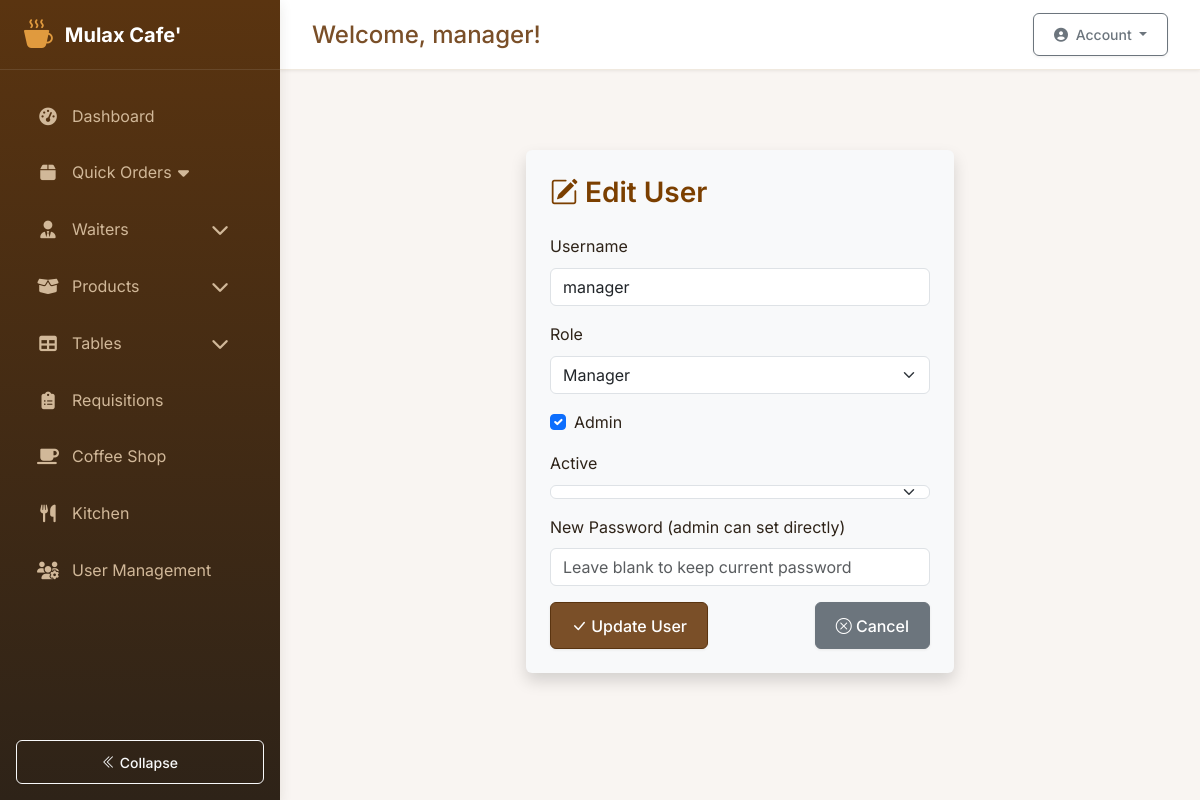
The app's page /auth/admin/edit-user/2 (signed in), older data.
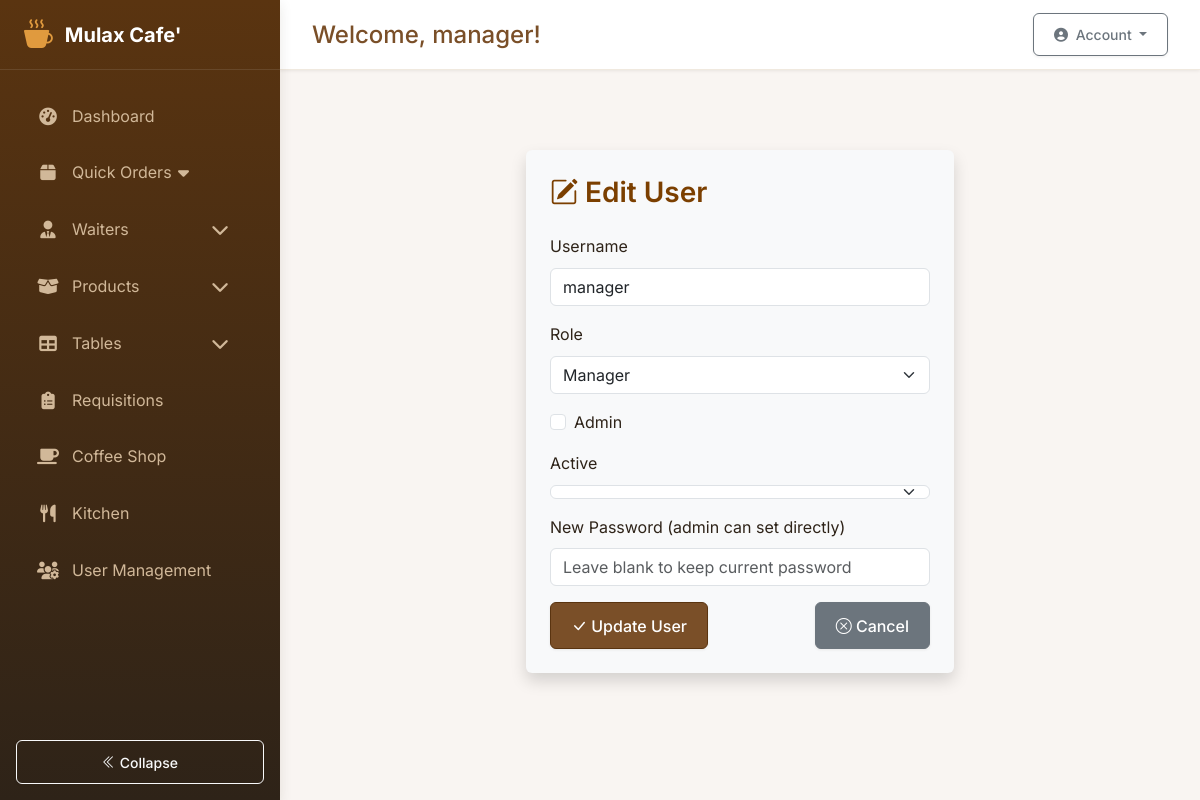
The same page, newer data.
### app/models.py (models this page shows, shortened)
class User(db.Model, UserMixin):
    __tablename__ = 'users'
    id = db.Column(db.Integer, primary_key=True)
    username = db.Column(db.String(80), unique=True, nullable=False)
    password_hash = db.Column(db.String(128))
    role = db.Column(db.String(20), default='employee')  # Possible values: 'system_control', 'manager', 'employee'
    is_admin = db.Column(db.Boolean, default=False)
    active = db.Column(db.Boolean, default=True)
    created_at = db.Column(db.DateTime, default=lambda: datetime.now(pytz.timezone('Africa/Kigali')))
    last_login = db.Column(db.DateTime)
    must_change_password = db.Column(db.Boolean, default=True)
    current_shift_id = db.Column(db.Integer, db.ForeignKey('shifts.id'))
    current_shift = db.relationship('Shift', back_populates='users')
    attendances = db.relationship('Attendance', back_populates='user')
    stock_movements = db.relationship('StockMovement', back_populates='user')
    requisitions = db.relationship(
        'Requisition',
        back_populates='requester',
        foreign_keys='[Requisition.user_id]'
    )
    approved_requisitions = db.relationship(
        'Requisition',
        back_populates='approver',
        foreign_keys='[Requisition.approved_by]'
    )
    coffee_sales = db.relationship('CoffeeSale', back_populates='recorder')
    orders_recorded = db.relationship('Order', back_populates='recorder', foreign_keys='[Order.recorded_by]')
    orders_served = db.relationship('Order', back_populates='server', foreign_keys='[Order.served_by]')
    orders_created = db.relationship('Order', back_populates='user', foreign_keys='Order.user_id')
    def is_system_control(self):
        return self.role == 'system_control' or self.is_admin
    def is_employee(self):
        return self.role == 'employee'
    def get_current_shift(self):
        if self.is_admin or self.is_system_control():
            return None  # Admins can see all shifts
        return self.current_shift

### app/auth/auth.py (the view, shortened to what this page needs)
@bp.route('/admin/edit-user/<int:user_id>', methods=['GET', 'POST'])
def edit_user(user_id):
    user = User.query.get_or_404(user_id)
    form = UserEditForm(original_username=user.username, obj=user)
    return render_template('auth/edit_user.html', form=form, user=user)

### app/auth/forms.py
class UserEditForm(FlaskForm):
    username = StringField('Username', validators=[DataRequired()])
    role = SelectField('Role', choices=[
        ('employee', 'Employee'),
        ('manager', 'Manager'),
        ('system_control', 'System Control')
    ])
    is_admin = BooleanField('Admin')
    active = BooleanField('Active')
    password = PasswordField('New Password (admin can set directly)')
    submit = SubmitField('Update')

### app/templates/auth/edit_user.html (shortened to what this page needs)
{% extends "base.html" %}
{% block content %}
<div class="container mt-5 col-md-6 shadow p-4 rounded bg-light">
    <h3 class="mb-4 text-primary"><i class="bi bi-pencil-square"></i> Edit User</h3>
    <form method="POST" action="{{ url_for('auth.edit_user', user_id=user.id) }}">
        <div class="mb-3">
            {{ form.username.label(class="form-label") }}
            {{ form.username(class="form-control", placeholder="Enter username") }}
        </div>
        <div class="mb-3">
            {{ form.role.label(class="form-label") }}
            {{ form.role(class="form-select") }}
        </div>
        <div class="form-check mb-3">
            {{ form.is_admin(class="form-check-input", id="isAdminCheck") }}
            {{ form.is_admin.label(class="form-check-label", for="isAdminCheck") }}
        </div>
        <div class="mb-3">
            {{ form.active.label(class="form-label") }}
            {{ form.active(class="form-select") }}
        </div>
        <div class="mb-3">
            {{ form.password.label(class="form-label") }}
            {{ form.password(class="form-control", placeholder="Leave blank to keep current password") }}
        </div>
        <div class="d-flex justify-content-between">
            <button type="submit" class="btn btn-primary"><i class="bi bi-check-lg"></i> Update User</button>
            <a href="{{ url_for('auth.manage_users') }}" class="btn btn-secondary"><i class="bi bi-x-circle"></i> Cancel</a>
        </div>
    </form>
</div>
</body>
</html>
{% endblock %}

### app/templates/base.html (shortened to what the changed rows need)
<!DOCTYPE html>
<html lang="en">
<head>
    <link rel="stylesheet" href="https://cdn.jsdelivr.net/npm/bootstrap-icons@1.11.1/font/bootstrap-icons.css">
    <link href="https://cdn.jsdelivr.net/npm/bootstrap@5.3.2/dist/css/bootstrap.min.css" rel="stylesheet">
    <link href="{{ url_for('static', filename='css/styles.css') }}" rel="stylesheet">
    <link rel="stylesheet" href="https://cdnjs.cloudflare.com/ajax/libs/font-awesome/6.5.2/css/all.min.css">
    <link rel="stylesheet" href="https://cdn.datatables.net/1.11.5/css/dataTables.bootstrap5.min.css">
</head>
<body>
    {% if current_user.is_authenticated %}
        <div class="app-container">
            <aside class="sidebar" id="sidebar">
                <div class="sidebar-header">
                    <a href="#" class="sidebar-brand">
                        <i class="bi bi-cup-hot-fill"></i>
                        <span>Mulax Cafe'</span>
                    </a>
                </div>
                <div class="sidebar-nav-container">
                    <ul class="sidebar-nav">
                        {% if current_user.role in ['admin', 'manager'] %}
                            <li class="nav-item">
                                <a class="sidebar-nav-link" href="{{ url_for('main.dashboard') }}">
                                    <i class="fas fa-tachometer-alt"></i><span>Dashboard</span>
                                </a>
                            </li>
                        {% endif %}
                        <li class="nav-item">
                            <a class="sidebar-nav-link collapsed" href="#" data-bs-toggle="collapse" data-bs-target="#ordersMenu" aria-expanded="false">
                                <i class="fas fa-box"></i><span>Quick Orders</span>
                                <i class="fas fa-caret-down float-end"></i>
                            </a>
                        </li>
                        {% if current_user.role in ['admin', 'manager'] %}
<li class="nav-item">
    <a class="sidebar-nav-link d-flex align-items-center" href="#waitersSubmenu" data-bs-toggle="collapse" role="button" aria-expanded="false" aria-controls="waitersSubmenu">
        <i class="fas fa-user-tie"></i>
        <span>Waiters</span>
        <i class="fas fa-chevron-down ms-auto menu-toggle"></i>
    </a>
</li>
{% endif %}
                        <li class="nav-item">
                            <a class="sidebar-nav-link d-flex align-items-center" href="#productSubmenu" data-bs-toggle="collapse" role="button" aria-expanded="false" aria-controls="productSubmenu">
                                <i class="fas fa-box-open"></i>
                                <span>Products</span>
                                <i class="fas fa-chevron-down ms-auto menu-toggle"></i>
                            </a>
                        </li>
                        <li class="nav-item">
                            <a class="sidebar-nav-link d-flex align-items-center" href="#tablesSubmenu" data-bs-toggle="collapse" role="button" aria-expanded="false" aria-controls="tablesSubmenu">
                                <i class="fas fa-table"></i>
                                <span>Tables</span>
                                <i class="fas fa-chevron-down ms-auto menu-toggle"></i>
                            </a>
                        </li>
                        <li class="nav-item">
                            <a class="sidebar-nav-link" href="{{ url_for('requisitions.list_requisitions') }}">
                                <i class="fas fa-clipboard-list"></i><span>Requisitions</span>
                            </a>
                        </li>
                        <li class="nav-item">
                            <a class="sidebar-nav-link" href="{{ url_for('coffee.list_sales') }}">
                                <i class="fas fa-coffee"></i><span>Coffee Shop</span>
                            </a>
                        </li>
                        <li class="nav-item">
                            <a class="sidebar-nav-link" href="{{ url_for('kitchen.inventory') }}">
                                <i class="fas fa-utensils"></i><span>Kitchen</span>
                            </a>
                        </li>
                        {% if current_user.role in ['manager'] %}
                        <li class="nav-item">
                            <a class="sidebar-nav-link" href="{{ url_for('auth.manage_users') }}">
                                <i class="fas fa-users-cog"></i><span>User Management</span>
                            </a>
                        </li>
                        {% endif %}
                    </ul>
                </div>
                <div class="sidebar-footer p-3">
                    <button class="sidebar-toggle btn btn-sm btn-outline-light w-100" id="sidebarToggle">
                        <i class="bi bi-chevron-double-left"></i> <span>Collapse</span>
                    </button>
                </div>
            </aside>
            <main class="main-content" id="main-content">
                <div class="content-wrapper">
                    <div class="top-bar">
                        <div class="welcome-message">
                            <h4>Welcome, {{ current_user.username }}!</h4>
                        </div>
                        <div class="user-profile">
                            <div class="dropdown">
                                <button class="btn btn-sm btn-outline-secondary dropdown-toggle" type="button" id="dropdownMenuButton" data-bs-toggle="dropdown" aria-expanded="false">
                                    <i class="fas fa-user-circle me-1"></i> Account
                                </button>
                            </div>
                        </div>
                    </div>
                    <div class="content-container">
                        {% block content %}{% endblock %}
    {% endif %}
</body>
</html>

Row changes from the older to the newer data that the page shows:
changed User "manager": is_admin "☑" → "☐"
